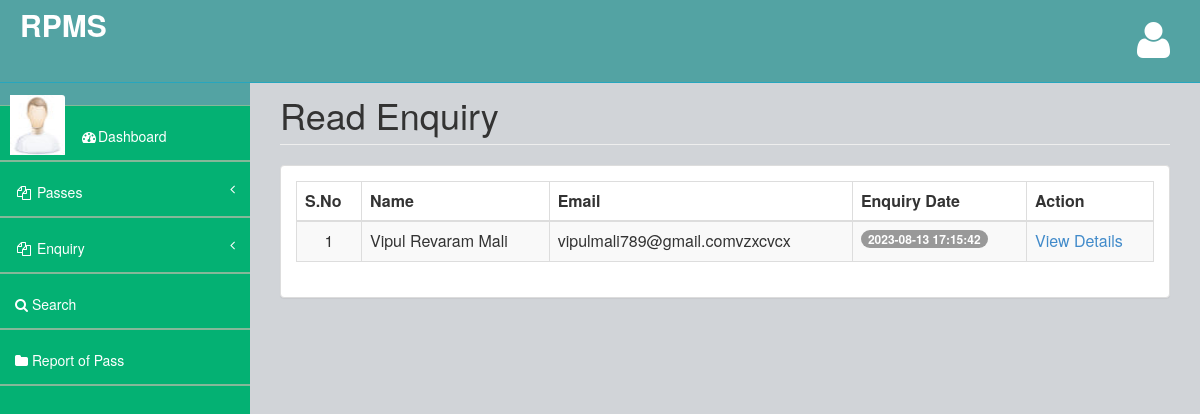
The page /rpmp/admin/readenq.php (signed in) on the database its author committed.
### tables this page shows
CREATE TABLE `tblcontact` (
  `id` int(255) NOT NULL,
  `name` varchar(255) NOT NULL,
  `email` varchar(255) NOT NULL,
  `message` text NOT NULL,
  `IsRead` int(255) NOT NULL,
  `EnquiryDate` timestamp NOT NULL DEFAULT current_timestamp()
);

### rpmp/admin/readenq.php (the view, shortened to what this page needs)
<?php
if (strlen($_SESSION['bpmsaid']==0)) {
  header('location:logout.php');
  } else{
  ?>
<!DOCTYPE html>
<html>
<head>
    <link href="assets/plugins/bootstrap/bootstrap.css" rel="stylesheet" />
    <link href="assets/font-awesome/css/font-awesome.css" rel="stylesheet" />
    <link href="assets/plugins/pace/pace-theme-big-counter.css" rel="stylesheet" />
  <link href="assets/css/style.css" rel="stylesheet" />
      <link href="assets/css/main-style.css" rel="stylesheet" />
    <link href="assets/plugins/dataTables/dataTables.bootstrap.css" rel="stylesheet" />
</head>
<body>
    <div id="wrapper">
       <?php include_once('includes/header.php');?>
        <?php include_once('includes/sidebar.php');?>
        <div id="page-wrapper">
            <div class="row">
                <div class="col-lg-12">
                    <h1 class="page-header">Read Enquiry</h1>
                </div>
            </div>
            <div class="row">
                <div class="col-lg-12">
                    <div class="panel panel-default">
                        <div class="panel-body">
                            <div class="table-responsive">
                                <table class="table table-striped table-bordered table-hover" id="dataTables-example">
                                    <thead>
                                       <tr>
                   <th>S.No</th>
                   <th>Name</th>
                    <th>Email</th>
                    <th>Enquiry Date</th>
                     <th>Action</th>
                  </tr>
                                    </thead>
                                    <tbody>
                                         <?php
$sql="SELECT * from tblcontact where IsRead='1'";
$q=mysqli_query($con,$sql);
$cnt=1;
if(mysqli_num_rows($q) > 0)
{
foreach($q as $row)
{               ?>
                                       <tr>
                     <td class="text-center"><?php echo  $cnt;?></td>
                                        <td><?php  echo $row['name'];?></td>
                                        <td><?php  echo $row['email'];?></td>
                                        <td>
                                            <span class="badge badge-primary"><?php  echo $row['EnquiryDate'];?></span>
                                        </td>
                                         <td><a href="view-enquiry.php?viewid=<?php echo  $row['id'];?>">View Details</a></td>
                  </tr>
               <?php $cnt=$cnt+1;}} ?>
                                    </tbody>
                                </table>
                            </div>
                        </div>
                    </div>
                </div>
            </div>
        </div>
    </div>
</body>
</html>
<?php }  ?>

### rpmp/admin/assets/css/style.css (style rules this page uses)
body { background-color: #f8f8f8; }
#wrapper { width: 100%; margin-top: 55px!important; background-color:#04B173; }
#page-wrapper { padding: 0 15px; min-height: 568px; background-color:rgb(209, 212, 216); }

### rpmp/admin/assets/css/main-style.css (style rules this page uses)
@media (min-width:768px) { #page-wrapper { position: inherit; margin: 0 0 0 250px; padding: 0 30px; min-height: 1000px; } }

### rows shown on the page
tblcontact: name "Vipul Revaram Mali", email "vipulmali789@gmail.comvzxcvcx", EnquiryDate "2023-08-13 17:15:42"
